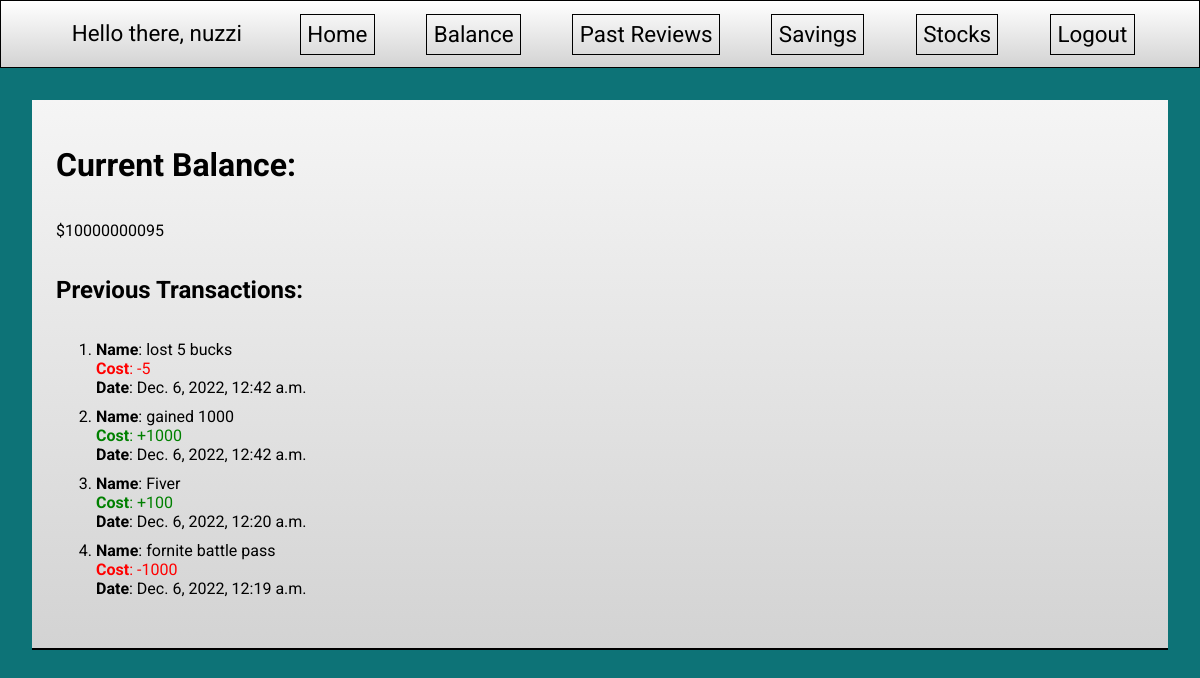
/past_reviews/ (signed in), run on the app's committed database.
### login/models.py (models this page shows)
class Person(models.Model):
    username = models.ForeignKey("login.Name", on_delete=models.CASCADE)
    budget = models.ForeignKey("login.Banking", on_delete=models.CASCADE)
    email = models.EmailField(max_length=254, null=True)
    date_joined = models.DateTimeField(auto_now_add=True, null=True)

class Banking(models.Model):
    balance = models.IntegerField()

class Banking_Changes(models.Model):
    name = models.CharField(null=True, max_length=50)
    gain_loss = models.BooleanField(null=True)
    cost = models.IntegerField()
    date_added = models.DateTimeField(default=datetime.now, blank=True, null=True)
    user = models.ForeignKey("login.Person", on_delete=models.CASCADE)

### login/views.py (the view)
# urls.py: path("past_reviews/", reviewsPage, name="reviews"),
@login_required(login_url="login")
def reviewsPage(request):
    try:
        name = request.user
        user = find_person(name)
        if len(find_transaction(name)) == 0:
            print("No transactions found")
            context = {"user": user}
        else:
            new_trans = find_transaction(name)
            print(f"{len(new_trans)} transactions found")
            new_trans = list_reverse(new_trans)
            context = {"user": user, "transactions": new_trans}
        return render(request, "reviews.html", context)
    except Person.DoesNotExist:
        user = find_name(request.user)
        context = {"user": None}
        return render(request, "reviews.html", context)

### login/views.py (called while the page is built)
def find_person(name):
    search_name = Name.objects.get(username=name)
    p = Person.objects.get(username=search_name)
    return p

def find_transaction(input_name) -> List:
    p = find_person(input_name)
    t = Banking_Changes.objects.filter(user=p)
    return t

def list_reverse(transactions: List) -> List:
    transact = []
    transactions = reversed(transactions)
    for x in transactions:
        transact.append(x)
    return transact

### login/templates/reviews.html (shortened to what this page needs)
{% extends 'homebase.html' %} {% block home_content %}
<html>
  <body>
    <div class="bal content-bubble">
      <h1>Current Balance:</h1>
      {% if user.budget.balance != None %}
      <p>${{ user.budget.balance }}</p>
      {% else %}
      <b><p>Please go to the balance tab to set your budget</p></b>
      {% endif %}
      <h2>Previous Transactions:</h2>
      <ol>
        {% for each in transactions %}
        <li class="this-list">
          <b>Name</b>: {{each.name}}
          <ul class="sub-list">
            {% if each.gain_loss == True %}
            <li style="color: green"><b>Cost</b>: +{{each.cost}}</li>
            {% else %}
            <li style="color: red"><b>Cost</b>: -{{each.cost}}</li>
            {% endif %}
            <li><b>Date</b>: {{each.date_added}}</li>
          </ul>
        </li>
        {% endfor %}
      </ol>
    </div>
    {% endblock home_content %}

### login/templates/homebase.html (shortened to what this page needs)
{% load static %}
<!DOCTYPE html>
<html lang="en">
  <head>
    <link rel="stylesheet" href="{% static "login/css/style.css" %}">
  </head>
  <body>
    <div class="navbar">
      <span id="Hello-msg">Hello there, {{ request.user }} </span>
      <a href="{% url 'home' %}" class="btn"
        ><span class="Home-btn">Home</span></a
      >
      <a href="{% url 'bal' %}" class="btn"
        ><span class="balance">Balance</span></a
      >
      <a href="{% url 'reviews' %}" class="btn"
        ><span class="pastreviews">Past Reviews</span></a
      >
      <a href="{% url 'savings' %}" class="btn"
        ><span class="savings">Savings</span></a
      >
      <a href="{% url 'stonks' %}" class="btn"
        ><span class="stonks">Stocks</span></a
      >
      <a href="{% url 'logout' %}" class="btn"
        ><span class="logout">Logout</span></a
      >
    </div>
    {% block home_content %}{% endblock home_content %}
  </body>
</html>

### login/static/login/css/style.css (style rules this page uses)
html { background: #0D7377; color: black; font-family: "Roboto", sans-serif; height: 100%; max-height: 100%; background-size: cover; }
body { padding: 0; margin: 0; }
a:link { text-decoration: none; color: black; transition-duration: 0.4s; }
.navbar { display: flex; justify-content: space-evenly; font-size: 1.4rem; padding: 0.8rem; background: linear-gradient(white, lightgrey); border: solid 0.1rem black; }
.navbar a { border: solid 1px; padding: 0.4rem; }
.btn { transition-duration: 0.4s; }
#Hello-msg { border: none; padding: 0.4rem; }
.content-bubble { display: flex; flex-wrap: wrap; flex-direction: column; margin: 2em; padding: 1.5em; border-bottom: solid 2px black; background: linear-gradient(whitesmoke, lightgrey); }
.content-bubble ul { list-style: none; padding-left: 0px; }
.this-list { padding-bottom: 10px; }

### data on the page
Person: budget.balance "10000000095"
Banking_Changes: name "lost 5 bucks", cost "5", date_added "Dec. 6, 2022, 12:42 a.m."
Banking_Changes: name "gained 1000", cost "1000", date_added "Dec. 6, 2022, 12:42 a.m."
Banking_Changes: name "Fiver", cost "100", date_added "Dec. 6, 2022, 12:20 a.m."
Banking_Changes: name "fornite battle pass", cost "1000", date_added "Dec. 6, 2022, 12:19 a.m."

### other printed values
{{ request.user }} "nuzzi"
